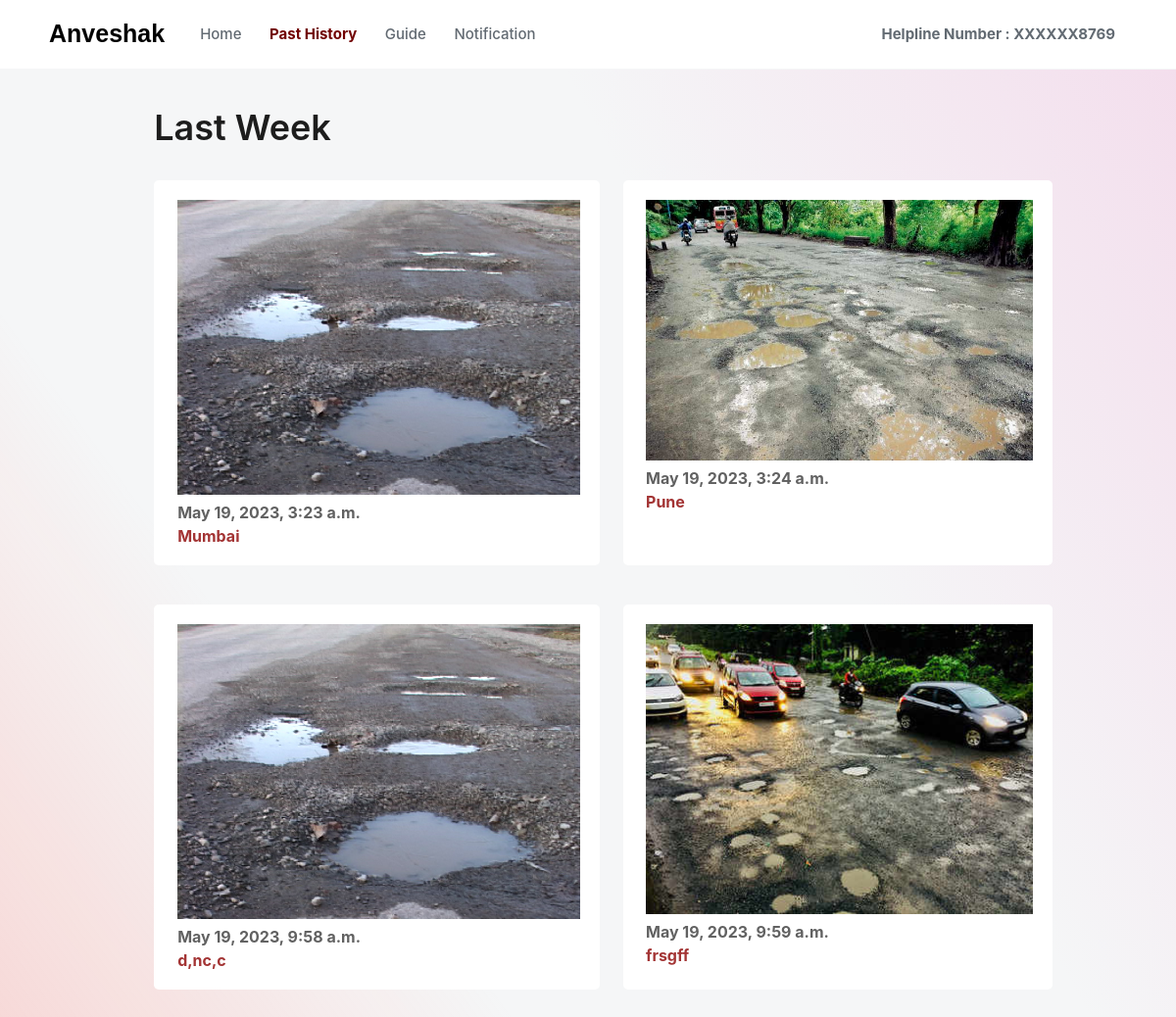
/index, run on the app's committed database.
### posts/models.py (models this page shows)
class Post(models.Model):
    image = models.ImageField(null=True, blank=True, max_length=255, upload_to='img/%y')
    address = models.CharField(max_length=1000000)
    dated = models.DateTimeField(default=datetime.now, blank=True)

### posts/views.py (the view)
# urls.py: path('index', views.index, name = 'index'),
def index(request):
    features = Post.objects.all()
    return render(request, 'index.html', {'features' : features})

### templates/index.html (shortened to what this page needs)
<!DOCTYPE html>
{% load static %}
<html>
  <head>
    <link href="{% static 'styles.css' %}" rel="stylesheet" type="text/css" />
  </head>
  <body>
    <div data-collapse="small" data-animation="default" data-duration="400" data-easing="ease" data-easing2="ease"
        role="banner" class="nav-bar w-nav">
        <div class="nav-container w-container">
            <div class="logo-div">
                <a href="#" aria-current="page" class="logotext"><b>Anveshak</b></a>
            </div>
            <nav role="navigation" class="nav-content w-nav-menu">
                <div class="nav-menu">
                    <a href="{% url 'home' %}" class="nav-link w-nav-link">Home</a>
                    <a href="{% url 'index' %}" class="nav-link w-nav-link" style="color:#710101;"><b>Past History</b></a>
                    <a href="{% url 'guide' %}" class="nav-link w-nav-link">Guide</a>
                    <a href="{% url 'notify' %}" class="nav-link w-nav-link">Notification</a>
                </div>
                <div class="nav-cta-button-container">
                    <a href="#" class="nav-link w-nav-link"><b>Helpline Number  :  XXXXXX8769</b></a>
                </div>
            </nav>
        </div>
    </div>
    <div class="page-wrapper">
      <div
        class="section light-color-gradient wf-section"
        style="padding-top: 3%; width: 100%"
      >
        <div class="containers w-container" style="width: 100%; padding: 0px">
          <div class="text-box _1500px center-align">
            <div class="container" style="width: 100%">
              <div class="row">
                <div class="grid">
                  <h2
                    class="heading h2"
                    style="margin-bottom: 30px; text-align: start"
                  >
                    Last Week
                  </h2>
                </div>
                <div class="grid" style="width: 100%; padding: 0%">
                  {% for feature in features %}
                  <div
                    class="card"
                    style="width: 95%; margin: 0px; padding-left: 5%"
                  >
                    <div class="card-body">
                        <img src='/media/{{feature.image}}'>
                      <h1
                        class="card-title"
                        style="
                          color: #616161;
                          font-size: medium;
                          font-weight: bold;
                          text-align: start;
                          margin-top: 2%;
                          margin-bottom: 0%;
                        "
                      >
                        {{feature.dated}}
                      </h1>
                      <h1
                        class="card-title"
                        style="
                          color: #a33434;
                          font-size: medium;
                          font-weight: bold;
                          text-align: left;
                          margin-top: 1%;
                          margin-bottom: 0%;
                        "
                      >
                        {{feature.address}}
                      </h1>
                    </div>
                  </div>
                  {% endfor %}
                </div>
              </div>
            </div>
          </div>
        </div>
      </div>
    </div>
  </body>
</html>

### data on the page
Post: image (picture), dated "May 19, 2023, 3:23 a.m.", address "Mumbai"
Post: image (picture), dated "May 19, 2023, 3:24 a.m.", address "Pune"
Post: image (picture), dated "May 19, 2023, 9:58 a.m.", address "d,nc,c"
Post: image (picture), dated "May 19, 2023, 9:59 a.m.", address "frsgff"
